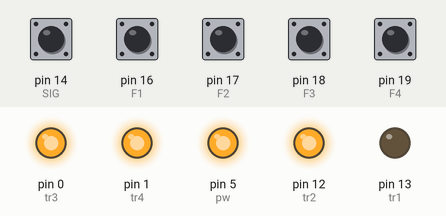
The sketch below on a simulated Arduino Uno, built with avr-gcc and run on an emulated ATmega328P. Shown: output pins drawn as LEDs (lit = HIGH). The inputs (shaded band) are chosen by the test bench; at power-on: pin 14 (SIG), pin 16 (F1), pin 17 (F2), pin 18 (F3), pin 19 (F4) HIGH. Pins used as bus, display or sensor lines are not drawn.

Above: at 0.1 s.
Timing chart, 0 to 1.6 s (numbered marks = the images above):
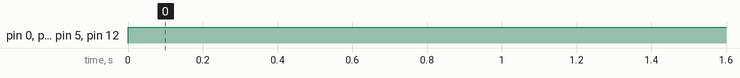

Measured:
- by itself, pin 0 (tr3), pin 1 (tr4), pin 5 (pw), pin 12 (tr2): LOW → HIGH at 0.00 s

The sketch:

test_nade.ino
```cpp
// constants won't change. They're used here to set pin numbers:
const int F1 = 16;  // A2 FIRE   the number of the pushbutton pin
const int F2 = 17; // A3 ARM
const int F3 = 18;  // A4 SDA
const int F4 = 19;  // A5 SCL
const int tr1 = 13; // SCK
const int tr2 = 12; // MISO
const int tr3 = 0; // RX
const int tr4 = 1; // TX
const int s1 = 10; // RST
const int s2 = 11; // MOSI
const int pw = 5; // LED
const int SIG = 14;  // A0


// variables will change:
int buttonState = 0;  // variable for reading the pushbutton status

void setup() {
  // initialize the LED pin as an output:
  pinMode(tr1, OUTPUT);
  pinMode(tr2, OUTPUT);
  pinMode(tr3, OUTPUT);
  pinMode(tr4, OUTPUT);
  pinMode(s1, OUTPUT);
  pinMode(s2, OUTPUT);
  pinMode(pw, OUTPUT);
  // initialize the pushbutton pin as an input:
  pinMode(F1, INPUT_PULLUP);
  pinMode(F2, INPUT_PULLUP);
  pinMode(F3, INPUT_PULLUP);
  pinMode(F4, INPUT_PULLUP);
  pinMode(SIG, INPUT_PULLUP);
  // // Serial.begin(9600);
}

void loop() {
  digitalWrite(tr1, LOW);
  digitalWrite(tr2, HIGH);
  digitalWrite(tr3, HIGH);
  digitalWrite(tr4, HIGH);
  digitalWrite(s1, HIGH);
  digitalWrite(s2, HIGH);
  digitalWrite(pw, HIGH);
  // read the state of the pushbutton value:
  int d1 = digitalRead(F1);
  int d2 = digitalRead(F2);
  int d3 = digitalRead(F3);
  int d4 = digitalRead(F4);
  int si = digitalRead(SIG);

  // check if the pushbutton is pressed. If it is, the buttonState is HIGH:
  if (d1 == HIGH) {
    // Serial.print("d1");
    // Serial.println(d1);
  }
  if (d2 == HIGH) {
    // Serial.print("d2");
    // Serial.println(d2);
  }
  if (d3 == HIGH) {
    // Serial.print("d3");
    // Serial.println(d3);
  }
  if (d4 == HIGH) {
    // Serial.print("d4");
    // Serial.println(d4);
  }
   if (si == HIGH) {
    // Serial.print("si");
    // Serial.println(si);
  }
  delay(1000);
   // Serial.println("hi om");
}
```
